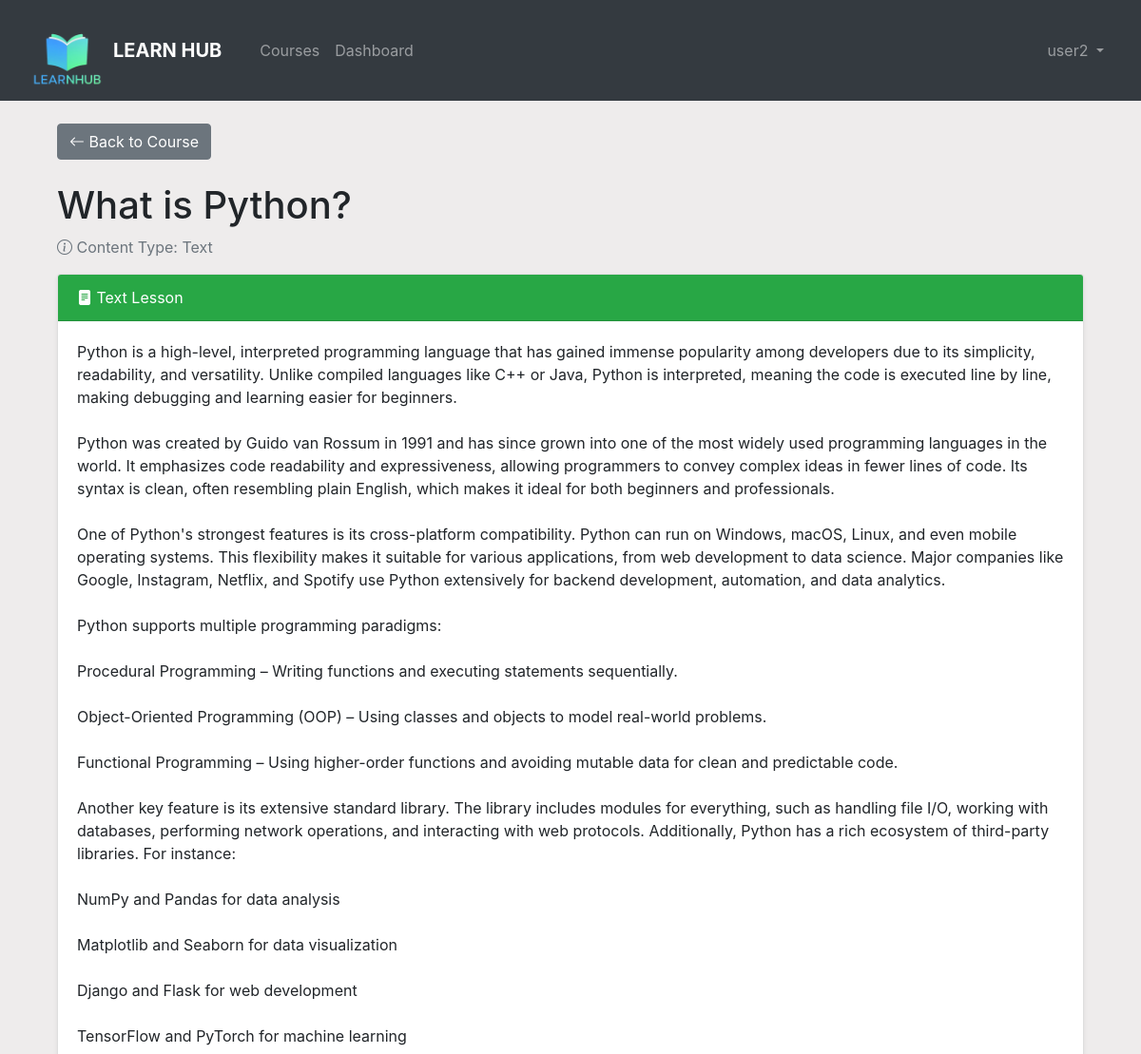
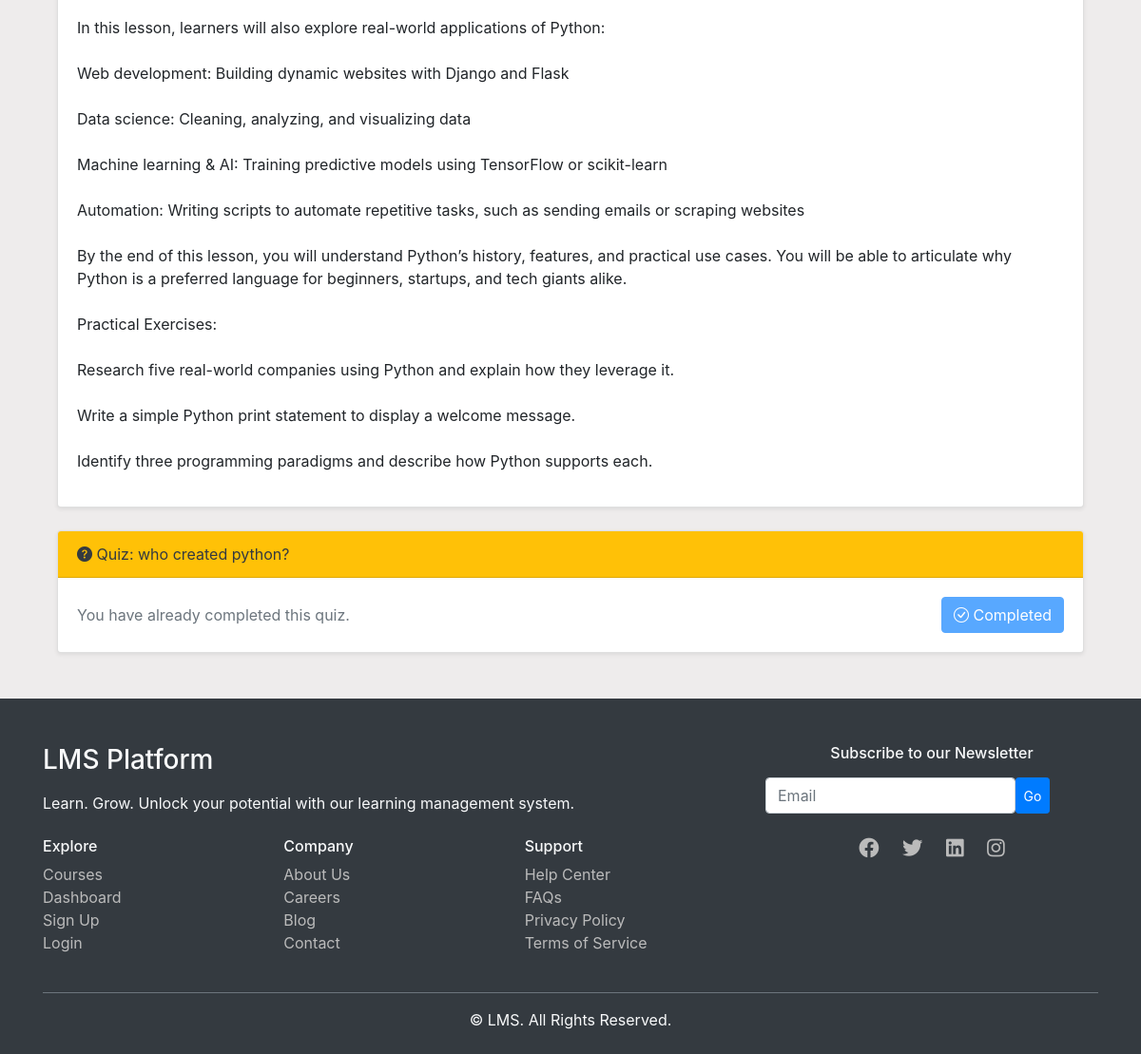
The app's page /courses/1/modules/1/lessons/1/ (signed in) with its own data (2 pictures, top to bottom).
### lms_app/models.py (models this page shows)
class Lesson(models.Model):
    module = models.ForeignKey(Module, on_delete=models.CASCADE)
    title = models.CharField(max_length=255)
    order = models.PositiveIntegerField()
    class Meta:
        ordering = ['order']

class LessonContent(models.Model):
    CONTENT_TYPES = (
        ('Video', 'Video'),
        ('Text', 'Text'),
        ('PDF', 'PDF'),
    )
    lesson = models.OneToOneField(Lesson, on_delete=models.CASCADE)
    content_type = models.CharField(max_length=10, choices=CONTENT_TYPES)
    value = models.TextField()
    order = models.PositiveIntegerField()

class Quiz(models.Model):
    lesson = models.ForeignKey(Lesson, on_delete=models.CASCADE)
    title = models.CharField(max_length=255)
    total_marks = models.PositiveIntegerField(default=0)  # Added this line to fix the error

### lms_app/views.py (the view)
# urls.py: path('courses/<int:course_id>/modules/<int:module_id>/lessons/<int:lesson_id>/', views.lesson_detail, name='lesson_detail'),
@login_required
def lesson_detail(request, course_id, module_id, lesson_id):
    lesson = get_object_or_404(Lesson, id=lesson_id, module__id=module_id, module__course__id=course_id)
    course = lesson.module.course
    if not Enrollment.objects.filter(user=request.user, course=course).exists():
        return HttpResponseForbidden("You must be enrolled in this course to view this lesson.")
    lesson_progress, created = LessonProgress.objects.get_or_create(user=request.user, lesson=lesson)
    lesson_progress.completed = True
    lesson_progress.completion_date = timezone.now()
    lesson_progress.save()
    enrollment = Enrollment.objects.get(user=request.user, course=course)
    lessons_in_course = Lesson.objects.filter(module__course=course).count()
    completed_lessons = LessonProgress.objects.filter(user=request.user, lesson__module__course=course, completed=True).count()
    if lessons_in_course > 0:
        new_progress = int((completed_lessons / lessons_in_course) * 100)
        enrollment.progress = new_progress
        enrollment.save()
    if new_progress >= 100 and not enrollment.is_completed:
        enrollment.is_completed = True
        enrollment.save()
        Certificate.objects.create(user=request.user, course=course)
        Notification.objects.create(user=request.user, message=f'Congratulations! You have completed the course {course.title} and earned a certificate.', notification_type='certificate')
    lesson_content = LessonContent.objects.filter(lesson=lesson).first()
    quiz = Quiz.objects.filter(lesson=lesson).first()
    assignment = Assignment.objects.filter(lesson=lesson).first()
    quiz_attempted = False
    if quiz:
        quiz_attempted = QuizAttempt.objects.filter(user=request.user, quiz=quiz).exists()
    assignment_submitted = False
    if assignment:
        assignment_submitted = Submission.objects.filter(student=request.user, assignment=assignment).exists()
    context = {
        'lesson': lesson,
        'lesson_content': lesson_content, # Changed to use the fetched object
        'quiz': quiz,
        'assignment': assignment,
        'quiz_attempted': quiz_attempted,
        'assignment_submitted': assignment_submitted,
    }
    return render(request, 'lesson_detail.html', context)

### lms_app/templates/lesson_detail.html (shortened to what this page needs)
{% extends 'base.html' %}
{% block content %}
<div class="container mt-4">
    <div class="mb-4">
        <a href="{% url 'course_detail' lesson.module.course.id %}" class="btn btn-secondary">
            <i class="bi bi-arrow-left"></i> Back to Course
        </a>
    </div>
    <div class="mb-3">
        <h1 class="fw-bold">{{ lesson.title }}</h1>
        <p class="text-muted"><i class="bi bi-info-circle"></i> Content Type: {{ lesson_content.get_content_type_display }}</p>
    </div>
    {% if lesson_content.content_type == 'Video' %}
        <div class="card shadow-sm mb-4">
            <div class="card-header bg-primary text-white">
                <i class="bi bi-camera-video-fill"></i> Video Lesson
            </div>
            <div class="card-body p-0">
                <div class="ratio ratio-16x9">
                    <iframe src="{{ lesson_content.value }}" allowfullscreen class="rounded-bottom"></iframe>
                </div>
            </div>
        </div>
    {% elif lesson_content.content_type == 'Text' %}
        <div class="card shadow-sm mb-4">
            <div class="card-header bg-success text-white">
                <i class="bi bi-file-text-fill"></i> Text Lesson
            </div>
            <div class="card-body">
                <p>{{ lesson_content.value|linebreaksbr }}</p>
            </div>
        </div>
    {% else %}
        <div class="alert alert-warning my-4">
            <i class="bi bi-exclamation-triangle-fill"></i> No content provided for this lesson.
        </div>
    {% endif %}
    {% if quiz %}
        <div class="card shadow-sm mb-4">
            <div class="card-header bg-warning text-dark">
                <i class="bi bi-question-circle-fill"></i> Quiz: {{ quiz.title }}
            </div>
            <div class="card-body d-flex justify-content-between align-items-center">
                {% if quiz_attempted %}
                    <p class="mb-0 text-muted">You have already completed this quiz.</p>
                    <a href="{% url 'take_quiz' quiz.id %}" class="btn btn-primary disabled">
                        <i class="bi bi-check-circle"></i> Completed
                    </a>
                {% else %}
                    <p class="mb-0">Test your knowledge with this quiz.</p>
                    <a href="{% url 'take_quiz' quiz.id %}" class="btn btn-primary">
                        <i class="bi bi-play-circle"></i> Take Quiz
                    </a>
                {% endif %}
            </div>
        </div>
    {% endif %}
</div>
<link rel="stylesheet" href="https://cdn.jsdelivr.net/npm/bootstrap-icons@1.10.5/font/bootstrap-icons.css">
{% endblock %}

### lms_app/templates/base.html (shortened to what this page needs)
{% load static %}
<!DOCTYPE html>
<html lang="en">
<head>
    <link rel="stylesheet" href="https://stackpath.bootstrapcdn.com/bootstrap/4.5.2/css/bootstrap.min.css">
    <link rel="stylesheet" href="https://cdnjs.cloudflare.com/ajax/libs/font-awesome/5.15.1/css/all.min.css">
</head>
<body style="background-color: rgb(238, 236, 236);">
    <nav class="navbar navbar-expand-lg navbar-dark bg-dark">
    <div class="container-fluid">
        <a class="navbar-brand d-flex align-items-center" href="{% url 'home' %}">
            <img src="{% static 'icons/final logo.png' %}" alt="Logo" width="80" height="80" class="d-inline-block align-top mr-2">
            <span class="font-weight-bold">LEARN HUB</span>
        </a>
        <div class="collapse navbar-collapse" id="navbarNav">
            <ul class="navbar-nav mr-auto">
                <li class="nav-item ml-3">
                    {% if user.profile.role == 'Student' %}
                      <a class="nav-link" href="{% url 'course_list' %}">Courses</a>
                    {% endif %}
                </li>
                {% if user.is_authenticated %}
                    {% if user.profile.role == 'Student' %}
                        <li class="nav-item">
                            <a class="nav-link" href="{% url 'dashboard' %}">Dashboard</a>
                        </li>
                    {% elif user.profile.role == 'Instructor' %}
                        <li class="nav-item">
                            <a class="nav-link" href="{% url 'instructor_dashboard' %}">Dashboard</a>
                        </li>
                    {% endif %}
                {% endif %}
            </ul>
            <ul class="navbar-nav ml-auto">
                {% if user.is_authenticated %}
                    <li class="nav-item dropdown">
                        <a class="nav-link dropdown-toggle" href="#" id="navbarDropdown" role="button"
                           data-toggle="dropdown" aria-haspopup="true" aria-expanded="false">
                            {{ user.username }}
                        </a>
                    </li>
                {% endif %}
            </ul>
        </div>
    </div>
</nav>
    <div class="container mt-4">
        {% block content %}
        {% endblock %}
    </div>
<footer class="bg-dark text-light pt-5 pb-4 mt-5">
  <div class="container">
    <div class="row">
      <div class="col-md-8">
        <h3 class="fw-bold mb-3">LMS Platform</h3>
        <p class="mb-4">Learn. Grow. Unlock your potential with our learning management system.</p>
        <div class="row">
          <div class="col-6 col-md-4">
            <h6 class="fw-bold">Explore</h6>
            <ul class="list-unstyled">
              <li><a href="{% url 'course_list' %}" class="footer-link">Courses</a></li>
              <li><a href="{% url 'dashboard' %}" class="footer-link">Dashboard</a></li>
              <li><a href="{% url 'signup' %}" class="footer-link">Sign Up</a></li>
              <li><a href="{% url 'login' %}" class="footer-link">Login</a></li>
            </ul>
          </div>
          <div class="col-6 col-md-4">
            <h6 class="fw-bold">Company</h6>
            <ul class="list-unstyled">
              <li><a href="#" class="footer-link">About Us</a></li>
              <li><a href="#" class="footer-link">Careers</a></li>
              <li><a href="#" class="footer-link">Blog</a></li>
              <li><a href="#" class="footer-link">Contact</a></li>
            </ul>
          </div>
          <div class="col-6 col-md-4">
            <h6 class="fw-bold">Support</h6>
            <ul class="list-unstyled">
              <li><a href="#" class="footer-link">Help Center</a></li>
              <li><a href="#" class="footer-link">FAQs</a></li>
              <li><a href="#" class="footer-link">Privacy Policy</a></li>
              <li><a href="#" class="footer-link">Terms of Service</a></li>
            </ul>
          </div>
        </div>
      </div>
      <div class="col-md-4 text-md-start text-center mt-4 mt-md-0">
        <h6 class="fw-bold">Subscribe to our Newsletter</h6>
        <form class="d-flex mt-3">
          <input type="email" class="form-control me-2 w-75" placeholder="Email">
          <button type="submit" class="btn btn-primary btn-sm">Go</button>
        </form>
        <div class="mt-4">
          <a href="#" class="social-icon"><i class="fab fa-facebook fa-lg"></i></a>
          <a href="#" class="social-icon"><i class="fab fa-twitter fa-lg"></i></a>
          <a href="#" class="social-icon"><i class="fab fa-linkedin fa-lg"></i></a>
          <a href="#" class="social-icon"><i class="fab fa-instagram fa-lg"></i></a>
        </div>
      </div>
    </div>
    <hr class="border-secondary mt-4">
    <div class="text-center">
      <p class="mb-0">&copy; {{ now|date:"Y" }} LMS. All Rights Reserved.</p>
    </div>
  </div>
</footer>
</body>
</html>

### lms_app/templates/base.html (style rules this page uses)
.footer-link { color: #bbb; text-decoration: none; transition: color 0.3s ease; }
.social-icon { color: #bbb; margin: 0 10px; transition: color 0.3s ease, transform 0.2s ease; }

### records on screen
Lesson: title "What is Python?"
LessonContent: content_type "Text", value "Python is a high-level, interpreted programming language that has gained immense popularity among developers due to its simplicity, readability, and versatility. Unlike compiled languages like C++ or Java, Python is interpreted, meaning the code is executed line by line, making debugging and learning easier for beginners. Python was created by Guido van Rossum in 1991 and has since grown into one of the most widely used programming languages in the world. It emphasizes code readability and expressiveness, allowing programmers to convey complex ideas in fewer lines of code. Its syntax is clean, often resembling plain English, which makes it ideal for both beginners and professionals. One of…"
Quiz: title "who created python?"

### other values on screen
{{ user.username }} "user2"
